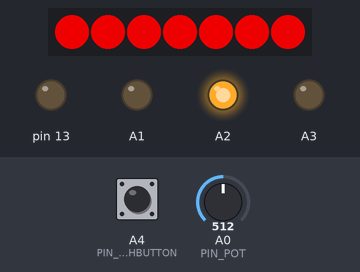
Bench run of a program on a simulated Arduino Nano, built with avr-gcc and run on an emulated ATmega328P. On the bench: 7 RGB LEDs in strip order, left to right, output pins drawn as LEDs (lit = HIGH). The inputs (shaded band) are chosen by the test bench; at power-on: A4 (PIN_PUSHBUTTON) HIGH, A0 (PIN_POT) = 512. Random numbers use the default seed unless the program sets one; EEPROM starts erased.

Above: at 1.6 s.
1.7 s: A4 (PIN_PUSHBUTTON) pulled LOW for 3.2 s
At 5.3 s:
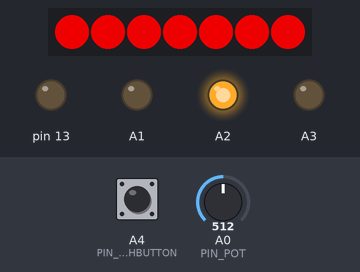
6.4 s: A4 (PIN_PUSHBUTTON) pulled LOW for 0.15 s
At 7.7 s:
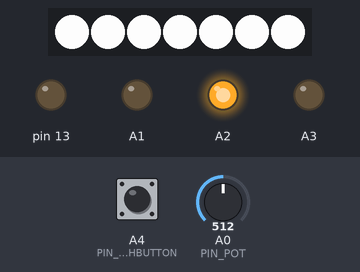
8.0 s: A0 (PIN_POT) set to 716
At 9.0 s:
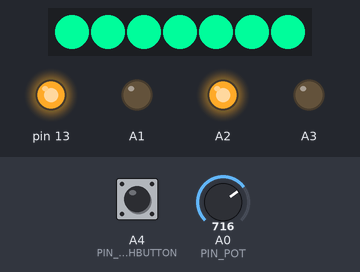
9.5 s: A4 (PIN_PUSHBUTTON) pulled LOW for 0.15 s
At 10.0 s:
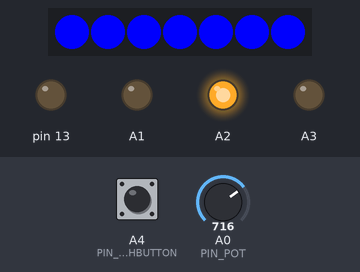
10.2 s: A0 (PIN_POT) set to 306
At 10.7 s:
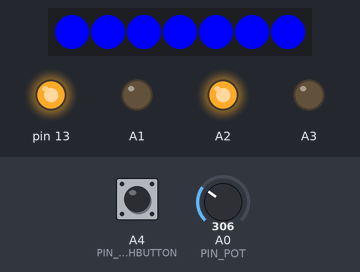
12.7 s: A0 (PIN_POT) set to 511
At 17.02 s:
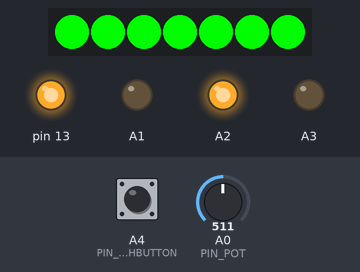
Timing chart, 0 to 19.5 s (numbered marks = the images above; inputs shaded):
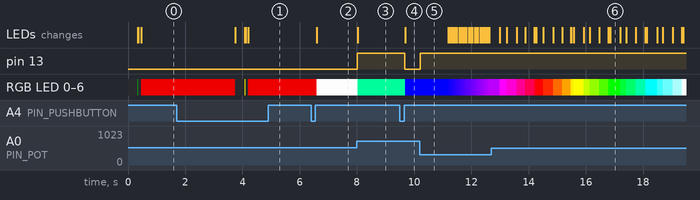

Measured:
- after the input at 1.7 s, RGB LED 0–6: RGB(200, 0, 0) → off after 2.1 s, → RGB(150, 150, 0) 0.34 s later, → off 0.02 s later, → RGB(200, 0, 0) 0.10 s later; the LEDs: first change after 2.1 s (image 1 shows a later state)
- after the input at 6.4 s, RGB LED 0–6: RGB(200, 0, 0) → RGB(248, 248, 248) after 0.19 s; the LEDs: first change after 0.19 s (image 2 shows a later state)
- after the input at 8.0 s, pin 13: LOW → HIGH at once; RGB LED 0–6: RGB(248, 248, 248) → RGB(0, 248, 152) at once; the LEDs: change at once (image 3)
- after the input at 9.5 s, pin 13: HIGH → LOW after 0.17 s; RGB LED 0–6: RGB(0, 248, 152) → RGB(0, 0, 248) after 0.19 s; the LEDs: first change after 0.19 s (image 4 shows a later state)
- after the input at 10.2 s, pin 13: LOW → HIGH at once

The program:

main.cpp
```cpp
// (licence header left out)
#include "LedSpot.h"
#include "LedControl.h"


// Neopixel D2
#define PIN_NEOPIXEL A5
// Pushbutton D3
#define PIN_PUSHBUTTON A4
// analog input
#define PIN_POT A0

#define NUMPIXELS 7

#define EEPROM_SPOT_ADDRESS 0

// initialize led spot !
LedSpot ledSpot = LedSpot(NUMPIXELS, PIN_NEOPIXEL);
LedControl ledControl = LedControl(PIN_PUSHBUTTON, PIN_POT);

/*
  Initialize pin mode
*/
void setup()
{
    // Pin Mode for Pot (GND and 5V) and button GND
    pinMode(A1, OUTPUT);
    pinMode(A2, OUTPUT);
    pinMode(A3, OUTPUT);
    digitalWrite(A1, LOW);
    digitalWrite(A2, HIGH);
    digitalWrite(A3, LOW);

    // START !
    ledSpot.loadStateFromEEPROM(EEPROM_SPOT_ADDRESS);
    ledSpot.acknowledge(Adafruit_NeoPixel::Color(0, 150, 0));

    ledControl.init();
}

bool memorySaved = false;

void loop()
{
    unsigned long time = millis();

    ledControl.updateValues();

    // animation
    ledSpot.animationNextStep();
    if (ledControl.hasNewPotValue())
    {
        ledSpot.setAnimationSpeed(ledControl.getPotValue());
    }

    // Set Brightness if button pushed for more than 1 sec
    if (ledControl.hasNewPotValueButtonPushed())
    {
        ledSpot.setBrightness(ledControl.getPotValue());
    }

    if (ledControl.buttonClick())
    {
        ledSpot.nextAnimation();
        ledControl.reinitPotThreshold();
    }

    if (ledControl.buttonClick1Second() && !memorySaved)
    {
        ledSpot.saveStateToEEPROM(EEPROM_SPOT_ADDRESS);
        ledSpot.acknowledge(Adafruit_NeoPixel::Color(150, 150, 0));
        ledControl.reinitPotThreshold();
    }

    ledSpot.show();

    // Wait for 20 ms
    while (millis() < (time + 20))
        ;
}
```

LedControl.cpp
```cpp
// (licence header left out)
#include "LedControl.h"

LedControl::LedControl(uint8_t pinButton, uint8_t pinPot)
{
    m_pinButton = pinButton;
    m_pinPot = pinPot;
}

void LedControl::init()
{

    pinMode(m_pinButton, INPUT_PULLUP);
    // DEBUG
    pinMode(13, OUTPUT);

    m_potChangedWhileButtonPressed = false;
    m_longPressedDone = false;

    m_pushButtonPressed = false;
    m_pushButtonPressedLast = false;
    m_potValueChanging = false;

    m_potValue = getCurrentPotValue();
    m_potValueThreshold = m_potValue;
    m_curentPotValue = m_potValue;
}

uint8_t LedControl::getCurrentPotValue()
{
    return analogRead(m_pinPot) >> 2;
}

void LedControl::updateValues()
{
    m_lastUpdate = millis();

    m_pushButtonPressedLast = m_pushButtonPressed;

    m_pushButtonPressed = digitalRead(m_pinButton) > 0 ? false : true;
    m_curentPotValue = getCurrentPotValue();

    // Change more thant 10 ? then we update pot value
    if (!m_potValueChanging)
    {
        if (abs(m_curentPotValue - m_potValueThreshold) > 16)
        {
            m_potValueChanging = true;
            digitalWrite(13, HIGH);
        }
    }

    if (m_potValueChanging)
    {
        m_potValue = m_curentPotValue;
    }

    if (!m_pushButtonPressedLast && m_pushButtonPressed)
    {
        m_buttonPushStartTime = m_lastUpdate;
        m_potChangedWhileButtonPressed = false;
        m_longPressedDone = false;
    }

    if (m_pushButtonPressedLast != m_pushButtonPressed)
    {
        m_potValueChanging = false;
        m_potValueThreshold = m_curentPotValue;
    }
}

bool LedControl::buttonClick()
{
    return m_pushButtonPressedLast && !m_pushButtonPressed && !m_potChangedWhileButtonPressed && ((m_lastUpdate - m_buttonPushStartTime) < 1000);
}

bool LedControl::buttonClick1Second()
{
    if (!m_longPressedDone && m_pushButtonPressed && !m_potChangedWhileButtonPressed && ((m_lastUpdate - m_buttonPushStartTime) > 2000))
    {
        m_longPressedDone = true;
        return true;
    }
    return false;
}

bool LedControl::hasNewPotValue()
{
    return !m_pushButtonPressed && m_potValueChanging;
}

bool LedControl::hasNewPotValueButtonPushed()
{
    bool toReturn = m_pushButtonPressed && m_potValueChanging;
    if (toReturn)
    {
        m_potChangedWhileButtonPressed = true;
    }
    return toReturn;
}

uint8_t LedControl::getPotValue()
{
    return m_potValue;
}

void LedControl::reinitPotThreshold()
{
    m_potValueChanging = false;
    m_potValueThreshold = m_curentPotValue;
    digitalWrite(13, LOW);
}
```

LedControl.h
```cpp
// (licence header left out)
#ifndef LEDCONTROL_H
#define LEDCONTROL_H

#include <Arduino.h>

/*
 * Takes care of reading the states of the button and the rotary potentiometre.
 * Sets the correct internal values from them.
*/

class LedControl
{
  public:
    LedControl(uint8_t pinButton, uint8_t pinPot);
    void init();         // Must be called after contructor
    void updateValues(); // To call in main loop before calling any other function bellow
    bool buttonClick();
    bool buttonClick1Second();
    bool hasNewPotValue();
    bool hasNewPotValueButtonPushed();
    uint8_t getPotValue();
    void reinitPotThreshold();

  private:
    uint8_t getCurrentPotValue();
    uint8_t m_pinButton;
    uint8_t m_pinPot;
    uint8_t m_potValueThreshold;
    unsigned long m_buttonPushStartTime;
    uint8_t m_potValueLast;
    bool m_potValueChanging;
    uint8_t m_potValue;
    uint8_t m_curentPotValue;
    bool m_pushButtonPressed;
    bool m_pushButtonPressedLast;
    unsigned long m_lastUpdate;
    bool m_potChangedWhileButtonPressed;
    bool m_longPressedDone;
};

#endif
```

LedSpot.cpp
```cpp
// (licence header left out)
#include "LedSpot.h"
#include <EEPROM.h>

LedSpot::LedSpot(uint16_t numberOfPixel, uint8_t pin)
{
    // Declare output pin
    pinMode(pin, OUTPUT);

    m_leds = new Adafruit_NeoPixel(numberOfPixel, pin, NEO_GRB + NEO_KHZ800);
    m_brightness = 127;
    m_numberOfPixels = numberOfPixel;
    m_leds->begin();

    m_animationStep = 0;
    m_animationType = ANIM_1;
    m_animationSpeed = 127;
    m_animationSubStep = 0;

    m_lastUpdatedLed = 0;
}

void LedSpot::setAllColor(uint32_t c)
{
    for (uint16_t i = 0; i < m_numberOfPixels; i++)
    {
        m_leds->setPixelColor(i, c);
    }
}

void LedSpot::setBrightness(uint8_t brightness)
{
    if (brightness < 1)
    {
        brightness = 1;
    }
    m_brightness = brightness;
    m_leds->setBrightness(m_brightness);
}

void LedSpot::show()
{
    m_leds->show();
}

uint32_t LedSpot::getColorFrom8bitsValue(uint8_t value, bool stopAtwhite)
{
    static uint8_t colors[8] = {
        0b000,
        0b001,
        0b101,
        0b100,
        0b110,
        0b010,
        0b011,
        0b111};

    // Use 3 MSBits for main color
    // Use other 4 for interpolation
    uint8_t rgb1 = value >> 5;
    uint8_t rgb2;

    if (rgb1 == 0)
    {
        rgb1 = 1;
        rgb2 = 1;
    }
    else
    {
        if (stopAtwhite)
        {
            rgb2 = rgb1 < 7 ? rgb1 + 1 : 7; // remains on white at the end
        }
        else
        {
            rgb2 = rgb1 < 7 ? rgb1 + 1 : 1;
        }
    }
    // translate to nicer colors
    rgb1 = colors[rgb1];
    rgb2 = colors[rgb2];

    uint8_t interp = value & 0x1f;

    // Then compute RGB components
    uint8_t red = ((rgb1 >> 2) * (0x1f - interp) + (rgb2 >> 2) * interp) << 3;
    uint8_t green = (((rgb1 >> 1) & 0x1) * (0x1f - interp) + ((rgb2 >> 1) & 0x1) * interp) << 3;
    uint8_t blue = ((rgb1 & 0x1) * (0x1f - interp) + (rgb2 & 0x1) * interp) << 3;

    return Adafruit_NeoPixel::Color(red, green, blue);
}

void LedSpot::incLastUpdatedLed()
{
    m_lastUpdatedLed++;
    if (m_lastUpdatedLed >= m_numberOfPixels)
    {
        m_lastUpdatedLed = 0;
    }
}

uint8_t LedSpot::getLastUpdatedOpositeLed()
{
    if (m_numberOfPixels == 7)
    {
        return ((m_lastUpdatedLed - 1 + (m_numberOfPixels - 1) / 2) % (m_numberOfPixels - 1)) + 1;
    }
    else
    {
        return (m_lastUpdatedLed + m_numberOfPixels / 2) % m_numberOfPixels;
    }
}

void LedSpot::animationStart(LedAnimation anim)
{
    m_animationType = anim;
    m_animationStep = 1;
}

void LedSpot::animationNextStep()
{

    switch (m_animationType)
    {
    case ANIM_0:
        setAllColor(getColorFrom8bitsValue(m_animationSpeed, true));
        break;
    case ANIM_1:
    {
        uint8_t numberOfSteps;
        int animSubStepInc = m_animationSpeed;
        if (animSubStepInc < 8) {
            animSubStepInc = 8;
        }
        m_animationSubStep += animSubStepInc;
        numberOfSteps = m_animationSubStep / 0xff;
        if (numberOfSteps > 0)
        {
            m_animationSubStep = m_animationSubStep % 0xff;
            m_animationStep += numberOfSteps;
            if (m_animationStep > 0xff)
            {
                m_animationStep = 0x20 + (0xff - m_animationStep);
            }
        }
        setAllColor(getColorFrom8bitsValue(m_animationStep, false));
    }
    break;
    case ANIM_2:
    {
        uint8_t numberOfSteps;
        m_animationSubStep += m_animationSpeed;
        numberOfSteps = m_animationSubStep / 0xff;
        if (numberOfSteps > 0)
        {
            m_animationSubStep = m_animationSubStep % 0xff;
            m_animationStep += numberOfSteps;
            if (m_animationStep > 0xff)
            {
                m_animationStep = 0x20 + (0xff - m_animationStep);
            }
        }

        uint32_t animColor = getColorFrom8bitsValue(m_animationStep, false);

        // Special case for my 47 leds lamp
        if (m_numberOfPixels != 47) {
            uint32_t animColor2 = getColorFrom8bitsValue(((m_animationStep + 16) % 0xff), false);

            m_leds->setPixelColor(m_lastUpdatedLed, Adafruit_NeoPixel::Color(0, 0, 0));
            m_leds->setPixelColor(getLastUpdatedOpositeLed(), Adafruit_NeoPixel::Color(0, 0, 0));

            if (numberOfSteps > 0)
            {
                incLastUpdatedLed();
                // if 7 leds go back to 1 (not 0)
                if (m_numberOfPixels == 7 && m_lastUpdatedLed == 0)
                {
                    m_lastUpdatedLed = 1;
                }
            }

            m_leds->setPixelColor(m_lastUpdatedLed, animColor);
            m_leds->setPixelColor(getLastUpdatedOpositeLed(), animColor2);
        } else {
            static int led1 = 0;
            static int led2 = 0;
            static int led3 = 0;
            const int led2Offset = 24;
            const int led3Offset = 24 + 16;

            uint32_t black = Adafruit_NeoPixel::Color(0, 0, 0);
            uint32_t animColor2 = getColorFrom8bitsValue(((m_animationStep + 64) % 0xff), false);
            uint32_t animColor3 = getColorFrom8bitsValue(((m_animationStep + 128) % 0xff), false);


            if (numberOfSteps > 0) {
                m_leds->setPixelColor(led1 , black);
                m_leds->setPixelColor(((led1 + 6) % 24) , black);
                m_leds->setPixelColor(((led1 + 12) % 24) , black);
                m_leds->setPixelColor(((led1 + 18) % 24) , black);
                led1 = (led1 + 1) % 24;
                m_leds->setPixelColor(led1 , animColor);
                m_leds->setPixelColor(((led1 + 6) % 24) , animColor);
                m_leds->setPixelColor(((led1 + 12) % 24) , animColor);
                m_leds->setPixelColor(((led1 + 18) % 24) , animColor);


                m_leds->setPixelColor(15 - led2 + led2Offset, black);
                m_leds->setPixelColor(15 - ((led2 + 4) % 16) + led2Offset , black);
                m_leds->setPixelColor(15 - ((led2 + 8) % 16) + led2Offset, black);
                m_leds->setPixelColor(15 - ((led2 + 12) % 16) + led2Offset , black);
                led2 = (led2 + 1) % 16;
                m_leds->setPixelColor(15 - led2 + led2Offset, animColor2);
                m_leds->setPixelColor(15 - ((led2 + 4) % 16) + led2Offset , animColor2);
                m_leds->setPixelColor(15 - ((led2 + 8) % 16) + led2Offset, animColor2);
                m_leds->setPixelColor(15 - ((led1 + 12) % 16) + led2Offset , animColor2);

                m_leds->setPixelColor((led3 >> 1)  + led3Offset, black);
                m_leds->setPixelColor((((led3 + 6) % 12) >> 1) + led3Offset , black);
                led3 = (led3 + 1) % 12;
                m_leds->setPixelColor((led3 >> 1) + led3Offset, animColor3);
                m_leds->setPixelColor((((led3 + 6) % 12) >> 1) + led3Offset , animColor3);
            }


        }
    }
    break;
    case ANIM_3:
    {
        static int lastPixels[15] = { 0, 0, 0, 0, 0, 0, 0, 0, 0, 0, 0, 0, 0, 0, 0};
        int lRandomPixels = 3;
        if (m_numberOfPixels > 12) {
            lRandomPixels = 15;
        }

        m_animationStep++;
        for (int k = 0; k < lRandomPixels; k++) {
            m_leds->setPixelColor(lastPixels[k], Adafruit_NeoPixel::Color(0, 0, 0));
        }
        if (m_animationStep > (8 - (m_animationSpeed >> 5)))
        {
            m_animationStep = 0;
            for (int k = 0; k < lRandomPixels; k++) {
                lastPixels[k] = random(m_numberOfPixels);
                m_leds->setPixelColor(lastPixels[k], getRandomColor());
            }
        }
    }
    break;
    case ANIM_4:
        m_animationStep++;
        m_animationSubStep++;
        if (m_animationStep > (16 - (m_animationSpeed >> 4)))
        {
            m_animationStep = 0;
            setAllColor(getColorFrom8bitsValue(m_animationSubStep % 0xff, false));
        }
        else
        {
            setAllColor(Adafruit_NeoPixel::Color(0, 0, 0));
        }
        break;
    default:
        // ERROR !
        setAllColor(Adafruit_NeoPixel::Color(200, 0, 0));
        break;
    }
}

void LedSpot::setAnimationSpeed(uint8_t animationSpeed)
{
    m_animationSpeed = animationSpeed;
}

void LedSpot::nextAnimation()
{
    m_animationType = static_cast<LedAnimation>(m_animationType + 1);

    if (m_animationType >= ANIM_FINISHED)
    {
        m_animationType = ANIM_0;
        m_animationStep = 0;
        m_animationSubStep = 0;
    }
    setAllColor(Adafruit_NeoPixel::Color(0, 0, 0));
}

uint32_t LedSpot::getRandomColor()
{
    switch (random(6))
    {
    case 0:
        return Adafruit_NeoPixel::Color(random(255), random(255), random(255));
        break;
    case 1:
        return Adafruit_NeoPixel::Color(255, 0, 0);
        break;
    case 2:
        return Adafruit_NeoPixel::Color(255, 255, 0);
        break;
    case 3:
        return Adafruit_NeoPixel::Color(255, 0, 255);
        break;
    case 4:
        return Adafruit_NeoPixel::Color(0, 0, 255);
        break;
    case 5:
        return Adafruit_NeoPixel::Color(0, 255, 255);
        break;
    }
    return Adafruit_NeoPixel::Color(255, 255, 255);
}

void LedSpot::loadStateFromEEPROM(int index)
{
    m_animationType = EEPROM.read(index);
    m_animationSpeed = EEPROM.read(index + 1);
    m_animationStep = EEPROM.read(index + 2);
    m_animationStep += EEPROM.read(index + 3) << 8;
    setBrightness(EEPROM.read(index + 4));
}

void LedSpot::saveStateToEEPROM(int index)
{
    EEPROM.write(index, m_animationType);
    EEPROM.write(index + 1, m_animationSpeed);
    EEPROM.write(index + 2, m_animationStep & 0xff);
    EEPROM.write(index + 3, m_animationStep >> 8);
    EEPROM.write(index + 4, m_brightness);
}

void LedSpot::acknowledge(uint32_t color)
{
    m_leds->setBrightness(255);
    for (int k = 0; k < 5; k++)
    {
        setAllColor(Adafruit_NeoPixel::Color(0, 0, 0));
        m_leds->show();
        delay(50);
        setAllColor(color);
        m_leds->show();
        delay(20);
    }
    setAllColor(Adafruit_NeoPixel::Color(0, 0, 0));
    m_leds->show();
    delay(100);
    m_leds->setBrightness(m_brightness);
}
```

LedSpot.h
```cpp
// (licence header left out)
#ifndef LEDSPOT_H
#define LEDSPOT_H

#include <Adafruit_NeoPixel.h>

enum LedAnimation
{
    ANIM_0 = 0,
    ANIM_1,
    ANIM_2,
    ANIM_3,
    ANIM_4,
    ANIM_FINISHED
};

class LedSpot
{
  public:
    LedSpot(uint16_t numberOfPixels, uint8_t pin);
    void setAllColor(uint32_t c);
    uint32_t getColorFrom8bitsValue(uint8_t value, bool stopAtwhite = true);
    void setBrightness(uint8_t brightness);
    uint8_t getBrightness() { return m_brightness; }
    void show();
    void incLastUpdatedLed();
    uint8_t getLastUpdatedOpositeLed();
    void animationStart(LedAnimation anim);
    void animationNextStep();
    void setAnimationSpeed(uint8_t animationSpeed);
    void nextAnimation();
    uint32_t getRandomColor();

    void loadStateFromEEPROM(int index);
    void saveStateToEEPROM(int index);
    void acknowledge(uint32_t color);

  private:
    Adafruit_NeoPixel *m_leds;
    uint8_t m_numberOfPixels;
    uint8_t m_brightness;
    LedAnimation m_animationType;
    int16_t m_animationStep;
    int16_t m_animationSubStep;
    uint8_t m_animationSpeed;
    uint8_t m_lastUpdatedLed;
};

#endif
```
